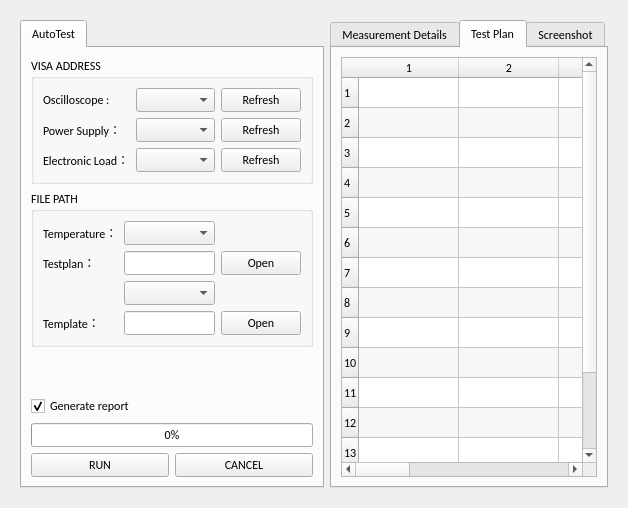
      <widget class="QWidget" name="Measure_Tool">
       <attribute name="title">
        <string>Measure Tool</string>
       </attribute>
       <layout class="QGridLayout" name="gridLayout_7">
        <item row="0" column="0">
         <widget class="QWidget" name="widget" native="true">
          <property name="font">
           <font>
            <family>Calibri</family>
           </font>
          </property>
          <layout class="QGridLayout" name="gridLayout_4">
           <item row="0" column="0">
            <widget class="QTabWidget" name="tabWidget_autotest">
             <property name="maximumSize">
              <size>
               <width>500</width>
               <height>16777215</height>
              </size>
             </property>
             <property name="font">
              <font>
               <family>Calibri</family>
              </font>
             </property>
             <property name="currentIndex">
              <number>0</number>
             </property>
             <widget class="QWidget" name="tab_5">
              <attribute name="title">
               <string>AutoTest</string>
              </attribute>
              <layout class="QHBoxLayout" name="horizontalLayout_6">
               <item>
                <layout class="QVBoxLayout" name="verticalLayout_4">
                 <item>
                  <widget class="QGroupBox" name="groupBox_2">
                   <property name="font">
                    <font>
                     <family>Calibri</family>
                    </font>
                   </property>
                   <property name="title">
                    <string>VISA ADDRESS</string>
                   </property>
                   <layout class="QVBoxLayout" name="verticalLayout_2">
                    <item>
                     <layout class="QGridLayout" name="gridLayout_11">
                      <item row="2" column="0">
                       <widget class="QLabel" name="label_EL_visa">
                        <property name="maximumSize">
                         <size>
                          <width>120</width>
                          <height>16777215</height>
                         </size>
                        </property>
                        <property name="font">
                         <font>
                          <family>Calibri</family>
                          <weight>50</weight>
                          <bold>false</bold>
                         </font>
                        </property>
                        <property name="text">
                         <string>Electronic Load：</string>
                        </property>
                       </widget>
                      </item>
                      <item row="0" column="1">
                       <widget class="QComboBox" name="comboBox_TK_visa">
                        <property name="font">
                         <font>
                          <family>Calibri</family>
                         </font>
                        </property>
                       </widget>
                      </item>
                      <item row="0" column="0">
                       <widget class="QLabel" name="label_TK_visa">
                        <property name="maximumSize">
                         <size>
                          <width>120</width>
                          <height>16777215</height>
                         </size>
                        </property>
                        <property name="font">
                         <font>
                          <family>Calibri</family>
                          <weight>50</weight>
                          <bold>false</bold>
                         </font>
                        </property>
                        <property name="text">
                         <string>Oscilloscope :</string>
                        </property>
                       </widget>
                      </item>
                      <item row="1" column="0">
                       <widget class="QLabel" name="label_PS_visa">
                        <property name="maximumSize">
                         <size>
                          <width>120</width>
                          <height>16777215</height>
                         </size>
                        </property>
                        <property name="font">
                         <font>
                          <family>Calibri</family>
                          <weight>50</weight>
                          <bold>false</bold>
                         </font>
                        </property>
                        <property name="text">
                         <string>Power Supply：</string>
                        </property>
                       </widget>
                      </item>
                      <item row="0" column="2">
                       <widget class="QPushButton" name="pushButton_TK_visa">
                        <property name="maximumSize">
                         <size>
                          <width>120</width>
                          <height>16777215</height>
                         </size>
                        </property>
                        <property name="font">
                         <font>
                          <family>Calibri</family>
                         </font>
                        </property>
                        <property name="text">
                         <string>Refresh</string>
                        </property>
                       </widget>
                      </item>
                      <item row="1" column="2">
                       <widget class="QPushButton" name="pushButton_PS_visa">
                        <property name="maximumSize">
                         <size>
                          <width>120</width>
                          <height>16777215</height>
                         </size>
                        </property>
                        <property name="font">
                         <font>
                          <family>Calibri</family>
                         </font>
                        </property>
                        <property name="text">
                         <string>Refresh</string>
                        </property>
                       </widget>
                      </item>
                      <item row="1" column="1">
                       <widget class="QComboBox" name="comboBox_PS_visa">
                        <property name="font">
                         <font>
                          <family>Calibri</family>
                         </font>
                        </property>
                       </widget>
                      </item>
                      <item row="2" column="1">
                       <widget class="QComboBox" name="comboBox_EL_visa">
                        <property name="font">
                         <font>
                          <family>Calibri</family>
                         </font>
                        </property>
                       </widget>
                      </item>
                      <item row="2" column="2">
                       <widget class="QPushButton" name="pushButton_EL_visa">
                        <property name="maximumSize">
                         <size>
                          <width>120</width>
                          <height>16777215</height>
                         </size>
                        </property>
                        <property name="font">
                         <font>
                          <family>Calibri</family>
                         </font>
                        </property>
                        <property name="text">
                         <string>Refresh</string>
                        </property>
                       </widget>
                      </item>
                     </layout>
                    </item>
                   </layout>
                  </widget>
                 </item>
                 <item>
                  <widget class="QGroupBox" name="groupBox_3">
                   <property name="font">
                    <font>
                     <family>Calibri</family>
                    </font>
                   </property>
                   <property name="title">
                    <string>FILE PATH</string>
                   </property>
                   <layout class="QGridLayout" name="gridLayout_14">
                    <item row="0" column="0">
                     <layout class="QGridLayout" name="gridLayout_13">
                      <item row="1" column="0">
                       <widget class="QLabel" name="label_testplan">
                        <property name="maximumSize">
                         <size>
                          <width>16777215</width>
                          <height>16777215</height>
                         </size>
                        </property>
                        <property name="font">
                         <font>
                          <family>Calibri</family>
                         </font>
                        </property>
                        <property name="text">
                         <string>Testplan：</string>
                        </property>
                       </widget>
                      </item>
                      <item row="1" column="2">
                       <widget class="QPushButton" name="pushButton_testplan">
                        <property name="maximumSize">
                         <size>
                          <width>16777215</width>
                          <height>16777215</height>
                         </size>
                        </property>
                        <property name="font">
                         <font>
                          <family>Calibri</family>
                         </font>
                        </property>
                        <property name="text">
                         <string>Open</string>
                        </property>
                       </widget>
                      </item>
                      <item row="4" column="1">
                       <widget class="QLineEdit" name="lineEdit_template">
                        <property name="maximumSize">
                         <size>
                          <width>16777215</width>
                          <height>16777215</height>
                         </size>
                        </property>
                        <property name="font">
                         <font>
                          <family>Calibri</family>
                         </font>
                        </property>
                       </widget>
                      </item>
                      <item row="2" column="1">
                       <widget class="QComboBox" name="comboBox_testplan">
                        <property name="enabled">
                         <bool>true</bool>
                        </property>
                        <property name="font">
                         <font>
                          <family>Calibri</family>
                         </font>
                        </property>
                       </widget>
                      </item>
                      <item row="1" column="1">
                       <widget class="QLineEdit" name="lineEdit_testplan">
                        <property name="font">
                         <font>
                          <family>Calibri</family>
                         </font>
                        </property>
                       </widget>
                      </item>
                      <item row="4" column="2">
                       <widget class="QPushButton" name="pushButton_template">
                        <property name="maximumSize">
                         <size>
                          <width>16777215</width>
                          <height>16777215</height>
                         </size>
                        </property>
                        <property name="font">
                         <font>
                          <family>Calibri</family>
                         </font>
                        </property>
                        <property name="text">
                         <string>Open</string>
                        </property>
                       </widget>
                      </item>
                      <item row="4" column="0">
                       <widget class="QLabel" name="label_template">
                        <property name="maximumSize">
                         <size>
                          <width>16777215</width>
                          <height>16777215</height>
                         </size>
                        </property>
                        <property name="font">
                         <font>
                          <family>Calibri</family>
                         </font>
                        </property>
                        <property name="text">
                         <string>Template：</string>
                        </property>
                       </widget>
                      </item>
                      <item row="0" column="1">
                       <widget class="QComboBox" name="comboBox_temp">
                        <property name="font">
                         <font>
                          <family>Calibri</family>
                         </font>
                        </property>
                       </widget>
                      </item>
                      <item row="0" column="0">
                       <widget class="QLabel" name="label_temp">
                        <property name="maximumSize">
                         <size>
                          <width>16777215</width>
                          <height>16777215</height>
                         </size>
                        </property>
                        <property name="font">
                         <font>
                          <family>Calibri</family>
                         </font>
                        </property>
                        <property name="text">
                         <string>Temperature：</string>
                        </property>
                       </widget>
                      </item>
                     </layout>
                    </item>
                   </layout>
                  </widget>
                 </item>
                 <item>
                  <spacer name="verticalSpacer">
                   <property name="font">
                    <font>
                     <family>Calibri</family>
                    </font>
                   </property>
                   <property name="orientation">
                    <enum>Qt::Vertical</enum>
                   </property>
                   <property name="sizeHint" stdset="0">
                    <size>
                     <width>20</width>
                     <height>40</height>
                    </size>
                   </property>
                  </spacer>
                 </item>
                 <item>
                  <layout class="QVBoxLayout" name="verticalLayout">
                   <item>
                    <widget class="QCheckBox" name="checkBox_generate_report">
                     <property name="font">
                      <font>
                       <family>Calibri</family>
                      </font>
                     </property>
                     <property name="text">
                      <string>Generate report</string>
                     </property>
                     <property name="checked">
                      <bool>true</bool>
                     </property>
                    </widget>
                   </item>
                   <item>
                    <widget class="QProgressBar" name="progressBar_autotest">
                     <property name="font">
                      <font>
                       <family>Calibri</family>
                      </font>
                     </property>
                     <property name="value">
                      <number>0</number>
                     </property>
                     <property name="alignment">
                      <set>Qt::AlignCenter</set>
                     </property>
                     <property name="orientation">
                      <enum>Qt::Horizontal</enum>
                     </property>
                     <property name="format">
                      <string>%p%</string>
                     </property>
                    </widget>
                   </item>
                   <item>
                    <layout class="QHBoxLayout" name="horizontalLayout">
                     <item>
                      <widget class="QPushButton" name="pushButton_RUN">
                       <property name="font">
                        <font>
                         <family>Calibri</family>
                        </font>
                       </property>
                       <property name="text">
                        <string>RUN</string>
                       </property>
                      </widget>
                     </item>
                     <item>
                      <widget class="QPushButton" name="pushButton_Cancel">
                       <property name="font">
                        <font>
                         <family>Calibri</family>
                        </font>
                       </property>
                       <property name="text">
                        <string>CANCEL</string>
                       </property>
                      </widget>
                     </item>
                    </layout>
                   </item>
                  </layout>
                 </item>
                </layout>
               </item>
              </layout>
             </widget>
            </widget>
           </item>
           <item row="0" column="1">
            <widget class="QTabWidget" name="tabWidget_detailed">
             <property name="font">
              <font>
               <family>Calibri</family>
              </font>
             </property>
             <property name="currentIndex">
              <number>1</number>
             </property>
             <widget class="QWidget" name="tab_9">
              <attribute name="title">
               <string>Measurement Details</string>
              </attribute>
              <layout class="QGridLayout" name="gridLayout">
               <item row="0" column="0">
                <widget class="QTableWidget" name="tableWidget_Measure"/>
               </item>
              </layout>
             </widget>
             <widget class="QWidget" name="tab">
              <attribute name="title">
               <string>Test Plan</string>
              </attribute>
              <layout class="QGridLayout" name="gridLayout_5">
               <item row="0" column="0">
                <widget class="QTableWidget" name="tableWidget_testplan">
                 <property name="font">
                  <font>
                   <family>Calibri</family>
                  </font>
                 </property>
                 <property name="editTriggers">
                  <set>QAbstractItemView::NoEditTriggers</set>
                 </property>
                 <property name="dragEnabled">
                  <bool>false</bool>
                 </property>
                 <property name="alternatingRowColors">
                  <bool>true</bool>
                 </property>
                 <property name="rowCount">
                  <number>15</number>
                 </property>
                 <property name="columnCount">
                  <number>8</number>
                 </property>
                 <row/>
                 <row/>
                 <row/>
                 <row/>
                 <row/>
                 <row/>
                 <row/>
                 <row/>
                 <row/>
                 <row/>
                 <row/>
                 <row/>
                 <row/>
                 <row/>
                 <row/>
                 <column/>
                 <column/>
                 <column/>
                 <column/>
                 <column/>
                 <column/>
                 <column/>
                 <column/>
                </widget>
               </item>
              </layout>
             </widget>
             <widget class="QWidget" name="tab_2">
              <attribute name="title">
               <string>Screenshot</string>
              </attribute>
              <layout class="QGridLayout" name="gridLayout_6">
               <item row="0" column="0">
                <widget class="QLabel" name="imagelabel">
                 <property name="text">
                  <string/>
                 </property>
                </widget>
               </item>
              </layout>
             </widget>
            </widget>
           </item>
          </layout>
         </widget>
        </item>
       </layout>
      </widget>
